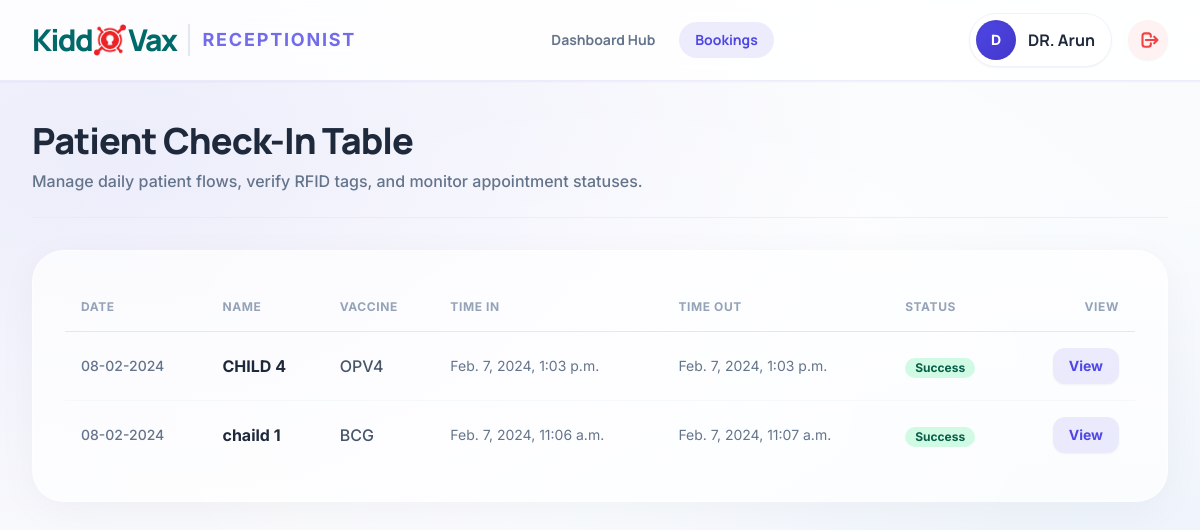
The app's page /receptionist/booking/ (signed in), older data.
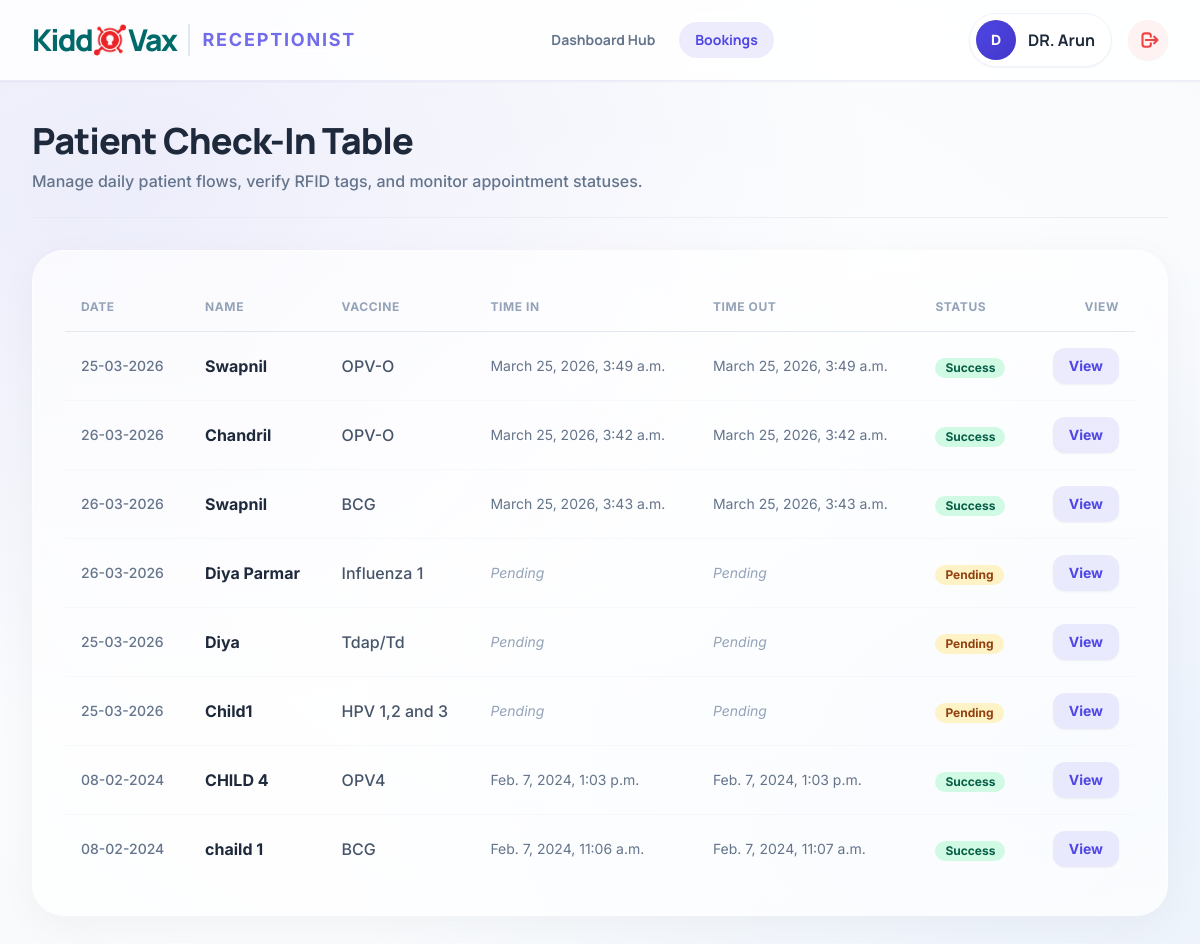
The same page, newer data.
### patientapp/models.py (models this page shows, shortened)
class Appointmenttbl(models.Model):
    hospitalid = models.ForeignKey(Hospitaltbl, on_delete=models.CASCADE, verbose_name="Title")
    vaccineid = models.ForeignKey(Vaccinetbl, on_delete=models.CASCADE, verbose_name="Vaccine")
    patientid = models.ForeignKey(Patienttbl,blank=True, null=True, on_delete=models.CASCADE, verbose_name="Name")
    childname = models.CharField(max_length=255,blank=True, null=True,verbose_name="Child Name" )
    child = models.ForeignKey('Childtbl', blank=True, null=True, on_delete=models.SET_NULL, related_name='appointments', verbose_name="Child Profile")
    aptdate  = models.DateField(null=True,verbose_name="Appointment Date")
    indt  = models.DateTimeField(blank=True, null=True,auto_now_add=True)
    outdt  = models.DateTimeField(blank=True, null=True,auto_now_add=True)
    active = models.IntegerField(blank=True, null=True)
    rfidno  = models.IntegerField(blank=True, null=True)
    reminder_sent = models.BooleanField(default=False, verbose_name="Reminder Sent")
    is_confirmed  = models.BooleanField(default=False, verbose_name="Confirmed by Patient")

### hospitalapp/models.py (models this page shows, shortened)
class Vaccinetbl(models.Model):
    hospitalId= models.ForeignKey(Hospitaltbl,null=True,blank=True,on_delete=models.CASCADE)
    vaccineName = models.CharField(max_length=255, verbose_name='Vaccine Name')
    vaccineDescr = models.CharField(max_length=500, verbose_name='Description')
    price = models.IntegerField(blank=True, null=True, verbose_name='Price')

### receptionistapp/views.py (the view, shortened to what this page needs)
# urls.py: path('booking/', views.ManagePatient.as_view(), name='managepatients'),
class ManagePatient(View):
    def get(self, request, id=None):
        storage = messages.get_messages(request)
        for message in storage:
            message = None
        if request.session.get('CName') is None:
            return redirect('receptionist:receptionistlogin')
        gethId = Receptionisttbl.objects.filter(id =  request.session.get('Cid')).values('hospitalid_id').distinct()
        bindData = Appointmenttbl.objects.filter(hospitalid=gethId[0]['hospitalid_id']).all().order_by('-id')
        context={
            'bindData' : bindData,
        }
        return render(request, 'receptionistapp/booking.html', context)

### receptionistapp/templates/receptionistapp/booking.html (shortened to what this page needs)
{% load static %}
<!DOCTYPE html>
<html lang="en">
<head>
    <link rel="stylesheet" href="https://cdnjs.cloudflare.com/ajax/libs/animate.css/4.1.1/animate.min.css"/>
    <script src="https://cdn.tailwindcss.com?plugins=forms,container-queries"></script>
</head>
<body class="text-on-surface font-body mesh-bg min-h-screen flex flex-col">
    <header class="sticky top-0 w-full z-50 glass-nav shadow-sm animate__animated animate__fadeInDown">
        <div class="max-w-7xl mx-auto flex items-center justify-between px-8 h-20">
            <a href="{% url 'receptionist:receptionisthome' %}" class="flex items-center decoration-transparent group">
                <div class="flex items-center font-headline font-black text-3xl tracking-tighter text-[#006a6a]">
                    Kidd<img src="{% static 'patients/images/logo-icon.png' %}" alt="o" class="h-8 mx-0.5 object-contain">Vax
                </div>
                <span class="text-admin-primary/80 font-bold text-lg ml-3 tracking-widest uppercase border-l-2 border-slate-200 pl-3 flex items-center h-8">Receptionist</span>
            </a>
            <nav class="hidden lg:flex items-center gap-6">
                <a class="font-headline font-bold text-sm text-slate-500 hover:text-admin-primary transition-colors" href="{% url 'receptionist:receptionisthome' %}">Dashboard Hub</a>
                <a class="font-headline font-bold text-sm text-admin-primary bg-admin-primary/10 px-4 py-2 rounded-full transition-all" href="{% url 'receptionist:managepatients' %}">Bookings</a>
            </nav>
            <div class="flex items-center gap-4">
                <div class="flex items-center gap-3 p-1.5 pr-4 rounded-full bg-white shadow-sm border border-indigo-50">
                    <div class="w-10 h-10 bg-gradient-to-br from-admin-primary to-admin-secondary text-white rounded-full flex items-center justify-center font-bold shadow-inner text-sm">
                        {{ request.session.CName|make_list|first|upper }}
                    </div>
                    <span class="font-headline font-bold text-slate-800">{{ request.session.CName }}</span>
                </div>
                <a href="{% url 'receptionist:logout' %}" title="Logout" class="w-10 h-10 rounded-full bg-red-50 text-red-500 flex items-center justify-center hover:bg-red-500 hover:text-white transition-all shadow-sm">
                    <svg class="w-5 h-5 ml-1" fill="none" viewBox="0 0 24 24" stroke="currentColor" stroke-width="2.5"><path stroke-linecap="round" stroke-linejoin="round" d="M17 16l4-4m0 0l-4-4m4 4H7m6 4v1a3 3 0 01-3 3H6a3 3 0 01-3-3V7a3 3 0 013-3h4a3 3 0 013 3v1" /></svg>
                </a>
            </div>
        </div>
    </header>
    <main class="flex-grow max-w-7xl mx-auto px-8 py-10 w-full animate__animated animate__fadeIn">
        <div class="flex flex-col md:flex-row justify-between items-start md:items-center gap-4 border-b border-slate-200/60 pb-6 mb-8">
            <div>
                <h1 class="font-headline font-black text-4xl text-slate-800 tracking-tight">Patient Check-In Table</h1>
                <p class="text-slate-500 mt-2 font-medium">Manage daily patient flows, verify RFID tags, and monitor appointment statuses.</p>
            </div>
        </div>
        <div class="glass-card rounded-[2rem] p-8 shadow-[0_10px_40px_rgb(0,0,0,0.04)] overflow-hidden">
            {% if bindData %}
            <div class="overflow-x-auto">
                <table class="w-full text-left whitespace-nowrap">
                    <thead>
                        <tr class="border-b border-slate-200">
                            <th class="py-4 px-4 font-bold text-xs text-slate-400 uppercase tracking-wider">Date</th>
                            <th class="py-4 px-4 font-bold text-xs text-slate-400 uppercase tracking-wider">Name</th>
                            <th class="py-4 px-4 font-bold text-xs text-slate-400 uppercase tracking-wider">Vaccine</th>
                            <th class="py-4 px-4 font-bold text-xs text-slate-400 uppercase tracking-wider">Time In</th>
                            <th class="py-4 px-4 font-bold text-xs text-slate-400 uppercase tracking-wider">Time Out</th>
                            <th class="py-4 px-4 font-bold text-xs text-slate-400 uppercase tracking-wider">Status</th>
                            <th class="py-4 px-4 font-bold text-xs text-slate-400 uppercase tracking-wider text-right">View</th>
                        </tr>
                    </thead>
                    <tbody class="divide-y divide-slate-100/60">
                        {% for bookingitem in bindData %}
                        <tr class="hover:bg-slate-50/50 transition-colors group">
                            <td class="py-4 px-4 text-sm font-medium text-slate-500">{{bookingitem.aptdate|date:"d-m-Y"}}</td>
                            <td class="py-4 px-4 font-bold text-slate-800">{{bookingitem.childname}}</td>
                            <td class="py-4 px-4 font-medium text-slate-600">{{bookingitem.vaccineid.vaccineName}}</td>
                            <td class="py-4 px-4 text-sm text-slate-500">
                                {% if bookingitem.active == 1 or bookingitem.active == 2 %}
                                    {{bookingitem.indt}}
                                {% else %}
                                    <span class="text-slate-400 italic">Pending</span>
                                {% endif %}
                            </td>
                            <td class="py-4 px-4 text-sm text-slate-500">
                                {% if bookingitem.active == 2 %}
                                    {{bookingitem.outdt}}
                                {% else %}
                                    <span class="text-slate-400 italic">Pending</span>
                                {% endif %}
                            </td>
                            <td class="py-4 px-4">
                                {% if bookingitem.active == 0 %}
                                <span class="inline-flex items-center px-2.5 py-0.5 rounded-full text-xs font-bold bg-amber-100 text-amber-800">Pending</span>
                                {% elif bookingitem.active == 1 %}
                                <span class="inline-flex items-center px-2.5 py-0.5 rounded-full text-xs font-bold bg-indigo-100 text-indigo-800">Waiting</span>
                                {% elif bookingitem.active == 2 %}
                                <span class="inline-flex items-center px-2.5 py-0.5 rounded-full text-xs font-bold bg-emerald-100 text-emerald-800">Success</span>
                                {% endif %}
                            </td>
                            <td class="py-4 px-4 text-right">
                                <a href="{% url 'receptionist:showappointment' bookingitem.id %}" class="inline-flex items-center justify-center px-4 py-2 rounded-xl bg-admin-primary/10 text-admin-primary hover:bg-admin-primary hover:text-white transition-all font-bold text-sm shadow-sm" title="View Patient Details">
                                    View
                                </a>
                            </td>
                        </tr>
                        {% endfor %}
                    </tbody>
                </table>
            </div>
            {% endif %}
        </div>
    </main>
</body>
</html>

### receptionistapp/templates/receptionistapp/booking.html (style rules this page uses)
body { -webkit-font-smoothing: antialiased; background-color: #f8fafc; overflow-x: hidden; }
.glass-nav { background: rgba(255, 255, 255, 0.85); backdrop-filter: blur(20px); border-bottom: 1px solid rgba(79, 70, 229, 0.1); }
.glass-card { background: rgba(255, 255, 255, 0.7); backdrop-filter: blur(16px); border: 1px solid rgba(255, 255, 255, 0.5); }
.mesh-bg { background-image: radial-gradient(at 10% 20%, rgba(79, 70, 229, 0.08) 0px, transparent 50%), radial-gradient(at 90% 80%, rgba(59, 130, 246, 0.08) 0px, transparent 50%), radial-gradient(at 50% 50%, rgba(255, 255, 255, 1) 0px, transparent 100%); }

Row changes from the older to the newer data that the page shows:
added Appointmenttbl: aptdate "25-03-2026", childname "Swapnil", vaccineid.vaccineName "OPV-O", indt "March 25, 2026, 3:49 a.m.", outdt "March 25, 2026, 3:49 a.m.", active "Success"
added Appointmenttbl: aptdate "26-03-2026", childname "Chandril", vaccineid.vaccineName "OPV-O", indt "March 25, 2026, 3:42 a.m.", outdt "March 25, 2026, 3:42 a.m.", active "Success"
added Appointmenttbl: aptdate "26-03-2026", childname "Swapnil", vaccineid.vaccineName "BCG", indt "March 25, 2026, 3:43 a.m.", outdt "March 25, 2026, 3:43 a.m.", active "Success"
added Appointmenttbl: aptdate "26-03-2026", childname "Diya Parmar", vaccineid.vaccineName "Influenza 1", active "Pending"
added Appointmenttbl: aptdate "25-03-2026", childname "Diya", vaccineid.vaccineName "Tdap/Td", active "Pending"
added Appointmenttbl: aptdate "25-03-2026", childname "Child1", vaccineid.vaccineName "HPV 1,2 and 3", active "Pending"
